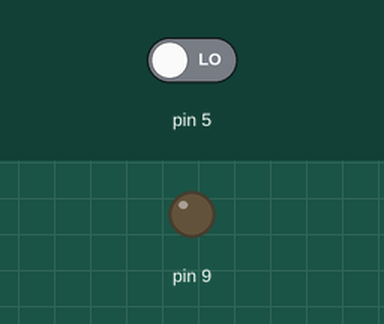
A sketch run on a simulated Arduino Uno, built with avr-gcc and run on an emulated ATmega328P. Shown: output pins drawn as LEDs (lit = HIGH). The inputs (shaded band) are chosen by the test bench; at power-on: pin 5 LOW.

Above: at 1.2 s.
1.3 s: pin 5 driven HIGH
At 3.0 s:
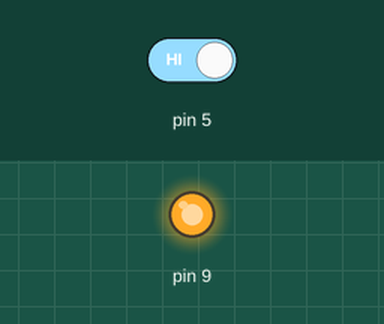
4.3 s: pin 5 driven LOW
At 5.7 s:
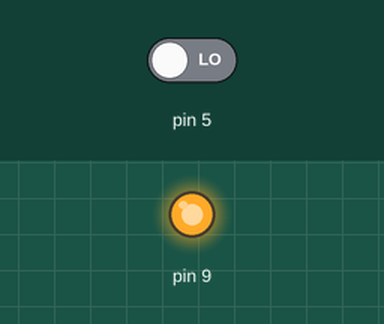
Timing chart, 0 to 7.3 s (numbered marks = the images above; inputs shaded):
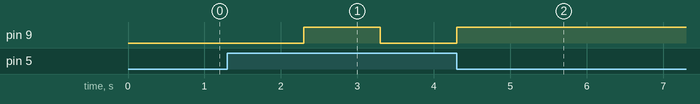

Measured:
- after the input at 1.3 s, pin 9: LOW → HIGH after 1.0 s, → LOW 1.0 s later
- after the input at 4.3 s, pin 9: goes on until 4.3 s, then stays HIGH

The sketch:

Project_Light_Automation_System.ino
```cpp
int flag=0;
void setup() {
  // put your setup code here, to run once:
  pinMode(9,OUTPUT);
  pinMode(5,INPUT);
}

void loop() {
  // put your main code here, to run repeatedly:

  if((digitalRead(5)==HIGH)&&(flag==0))
  {
    delay(1000);
    digitalWrite(9,HIGH);
    flag=1;
  }
  if((digitalRead(5)==HIGH)&&(flag==1))
  {
    delay(1000);
    digitalWrite(9,LOW);
    flag=0;
  }

}
```
